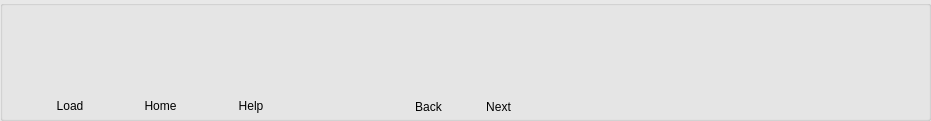
   <widget class="QGroupBox" name="gp_top">
    <property name="geometry">
     <rect>
      <x>-20</x>
      <y>-10</y>
      <width>931</width>
      <height>121</height>
     </rect>
    </property>
    <property name="palette">
     <palette>
      <active>
       <colorrole role="Base">
        <brush brushstyle="SolidPattern">
         <color alpha="255">
          <red>255</red>
          <green>255</green>
          <blue>255</blue>
         </color>
        </brush>
       </colorrole>
       <colorrole role="Window">
        <brush brushstyle="SolidPattern">
         <color alpha="255">
          <red>232</red>
          <green>232</green>
          <blue>232</blue>
         </color>
        </brush>
       </colorrole>
      </active>
      <inactive>
       <colorrole role="Base">
        <brush brushstyle="SolidPattern">
         <color alpha="255">
          <red>255</red>
          <green>255</green>
          <blue>255</blue>
         </color>
        </brush>
       </colorrole>
       <colorrole role="Window">
        <brush brushstyle="SolidPattern">
         <color alpha="255">
          <red>232</red>
          <green>232</green>
          <blue>232</blue>
         </color>
        </brush>
       </colorrole>
      </inactive>
      <disabled>
       <colorrole role="Base">
        <brush brushstyle="SolidPattern">
         <color alpha="255">
          <red>232</red>
          <green>232</green>
          <blue>232</blue>
         </color>
        </brush>
       </colorrole>
       <colorrole role="Window">
        <brush brushstyle="SolidPattern">
         <color alpha="255">
          <red>232</red>
          <green>232</green>
          <blue>232</blue>
         </color>
        </brush>
       </colorrole>
      </disabled>
     </palette>
    </property>
    <property name="autoFillBackground">
     <bool>true</bool>
    </property>
    <property name="title">
     <string/>
    </property>
    <widget class="QFrame" name="frm_logo">
     <property name="geometry">
      <rect>
       <x>759</x>
       <y>20</y>
       <width>141</width>
       <height>91</height>
      </rect>
     </property>
     <property name="styleSheet">
      <string notr="true">border-image: url(:/data/images/logo.png) 0 0 0 0 stretch stretch;
background-color: transparent;
background-repeat: none;
border: none;
color: black;</string>
     </property>
     <property name="frameShape">
      <enum>QFrame::NoFrame</enum>
     </property>
     <property name="frameShadow">
      <enum>QFrame::Plain</enum>
     </property>
    </widget>
    <widget class="QPushButton" name="btn_open_dir">
     <property name="geometry">
      <rect>
       <x>35</x>
       <y>20</y>
       <width>81</width>
       <height>71</height>
      </rect>
     </property>
     <property name="sizePolicy">
      <sizepolicy hsizetype="Minimum" vsizetype="Minimum">
       <horstretch>0</horstretch>
       <verstretch>0</verstretch>
      </sizepolicy>
     </property>
     <property name="autoFillBackground">
      <bool>false</bool>
     </property>
     <property name="styleSheet">
      <string notr="true">QPushButton{
border-image: url(:/data/images/folder_original.png) 0 0 0 0 stretch stretch;
background-color: transparent;
background-repeat: none;
border: none;
color: black;
}
QPushButton:hover{
border-image: url(:/data/images/folder_hover.png) 0 0 0 0 stretch stretch;
background-color: transparent;
background-repeat: none;
border: none;
color: black;
}
QPushButton:pressed{
border-image: url(:/data/images/folder_pressed.png) 0 0 0 0 stretch stretch;
background-color: transparent;
background-repeat: none;
border: none;
color: black;
}</string>
     </property>
     <property name="text">
      <string/>
     </property>
     <property name="autoDefault">
      <bool>true</bool>
     </property>
     <property name="flat">
      <bool>true</bool>
     </property>
    </widget>
    <widget class="QPushButton" name="btn_home">
     <property name="geometry">
      <rect>
       <x>125</x>
       <y>20</y>
       <width>71</width>
       <height>71</height>
      </rect>
     </property>
     <property name="sizePolicy">
      <sizepolicy hsizetype="Minimum" vsizetype="Minimum">
       <horstretch>0</horstretch>
       <verstretch>0</verstretch>
      </sizepolicy>
     </property>
     <property name="autoFillBackground">
      <bool>false</bool>
     </property>
     <property name="styleSheet">
      <string notr="true">QPushButton{
border-image: url(:/data/images/home_original.png) 0 0 0 0 stretch stretch;
background-color: transparent;
background-repeat: none;
border: none;
color: black;
}
QPushButton:hover{
border-image: url(:/data/images/home_hover.png) 0 0 0 0 stretch stretch;
background-color: transparent;
background-repeat: none;
border: none;
color: black;
}
QPushButton:pressed{
border-image: url(:/data/images/home_pressed.png) 0 0 0 0 stretch stretch;
background-color: transparent;
background-repeat: none;
border: none;
color: black;
}</string>
     </property>
     <property name="text">
      <string/>
     </property>
     <property name="autoDefault">
      <bool>true</bool>
     </property>
     <property name="flat">
      <bool>true</bool>
     </property>
    </widget>
    <widget class="QPushButton" name="btn_next">
     <property name="enabled">
      <bool>false</bool>
     </property>
     <property name="geometry">
      <rect>
       <x>448</x>
       <y>0</y>
       <width>111</width>
       <height>111</height>
      </rect>
     </property>
     <property name="sizePolicy">
      <sizepolicy hsizetype="Minimum" vsizetype="Minimum">
       <horstretch>0</horstretch>
       <verstretch>0</verstretch>
      </sizepolicy>
     </property>
     <property name="autoFillBackground">
      <bool>false</bool>
     </property>
     <property name="styleSheet">
      <string notr="true">QPushButton{
border-image: url(:/data/images/next_original.png) 0 0 0 0 stretch stretch;
background-color: transparent;
background-repeat: none;
border: none;
color: black;
}
QPushButton:hover{
border-image: url(:/data/images/next_hover.png) 0 0 0 0 stretch stretch;
background-color: transparent;
background-repeat: none;
border: none;
color: black;
}
QPushButton:pressed{
border-image: url(:/data/images/next_pressed.png) 0 0 0 0 stretch stretch;
background-color: transparent;
background-repeat: none;
border: none;
color: black;
}

QPushButton:disabled {
border-image: url(:/data/images/next_pressed.png) 0 0 0 0 stretch stretch;
background-color: transparent;
background-repeat: none;
border: none;
color: black;
}</string>
     </property>
     <property name="text">
      <string/>
     </property>
     <property name="autoDefault">
      <bool>true</bool>
     </property>
     <property name="flat">
      <bool>true</bool>
     </property>
    </widget>
    <widget class="QPushButton" name="btn_back">
     <property name="enabled">
      <bool>false</bool>
     </property>
     <property name="geometry">
      <rect>
       <x>368</x>
       <y>0</y>
       <width>111</width>
       <height>111</height>
      </rect>
     </property>
     <property name="sizePolicy">
      <sizepolicy hsizetype="Minimum" vsizetype="Minimum">
       <horstretch>0</horstretch>
       <verstretch>0</verstretch>
      </sizepolicy>
     </property>
     <property name="autoFillBackground">
      <bool>false</bool>
     </property>
     <property name="styleSheet">
      <string notr="true">QPushButton{
border-image: url(:/data/images/back_original.png) 0 0 0 0 stretch stretch;
background-color: transparent;
background-repeat: none;
border: none;
color: black;
}
QPushButton:hover{
border-image: url(:/data/images/back_hover.png) 0 0 0 0 stretch stretch;
background-color: transparent;
background-repeat: none;
border: none;
color: black;
}
QPushButton:pressed{
border-image: url(:/data/images/back_pressed.png) 0 0 0 0 stretch stretch;
background-color: transparent;
background-repeat: none;
border: none;
color: black;
}

QPushButton:disabled {
border-image: url(:/data/images/back_pressed.png) 0 0 0 0 stretch stretch;
background-color: transparent;
background-repeat: none;
border: none;
color: black;
}</string>
     </property>
     <property name="text">
      <string/>
     </property>
     <property name="autoDefault">
      <bool>true</bool>
     </property>
     <property name="flat">
      <bool>true</bool>
     </property>
    </widget>
    <widget class="QPushButton" name="btn_home_2">
     <property name="geometry">
      <rect>
       <x>215</x>
       <y>20</y>
       <width>71</width>
       <height>71</height>
      </rect>
     </property>
     <property name="sizePolicy">
      <sizepolicy hsizetype="Minimum" vsizetype="Minimum">
       <horstretch>0</horstretch>
       <verstretch>0</verstretch>
      </sizepolicy>
     </property>
     <property name="autoFillBackground">
      <bool>false</bool>
     </property>
     <property name="styleSheet">
      <string notr="true">QPushButton{
border-image: url(:/data/images/help_original.png) 0 0 0 0 stretch stretch;
background-color: transparent;
background-repeat: none;
border: none;
color: black;
}
QPushButton:hover{
border-image: url(:/data/images/help_hover.png) 0 0 0 0 stretch stretch;
background-color: transparent;
background-repeat: none;
border: none;
color: black;
}
QPushButton:pressed{
border-image: url(:/data/images/help_pressed.png) 0 0 0 0 stretch stretch;
background-color: transparent;
background-repeat: none;
border: none;
color: black;
}</string>
     </property>
     <property name="text">
      <string/>
     </property>
     <property name="autoDefault">
      <bool>true</bool>
     </property>
     <property name="flat">
      <bool>true</bool>
     </property>
    </widget>
    <widget class="QLabel" name="label_12">
     <property name="geometry">
      <rect>
       <x>405</x>
       <y>100</y>
       <width>47</width>
       <height>13</height>
      </rect>
     </property>
     <property name="text">
      <string>Back</string>
     </property>
     <property name="alignment">
      <set>Qt::AlignCenter</set>
     </property>
    </widget>
    <widget class="QLabel" name="label_13">
     <property name="geometry">
      <rect>
       <x>475</x>
       <y>100</y>
       <width>47</width>
       <height>13</height>
      </rect>
     </property>
     <property name="text">
      <string>Next</string>
     </property>
     <property name="alignment">
      <set>Qt::AlignCenter</set>
     </property>
    </widget>
    <widget class="QWidget" name="layoutWidget">
     <property name="geometry">
      <rect>
       <x>40</x>
       <y>98</y>
       <width>241</width>
       <height>16</height>
      </rect>
     </property>
     <layout class="QHBoxLayout" name="horizontalLayout_5">
      <property name="spacing">
       <number>30</number>
      </property>
      <item>
       <widget class="QLabel" name="label_9">
        <property name="text">
         <string>Load</string>
        </property>
        <property name="alignment">
         <set>Qt::AlignCenter</set>
        </property>
       </widget>
      </item>
      <item>
       <widget class="QLabel" name="label_10">
        <property name="text">
         <string>Home</string>
        </property>
        <property name="alignment">
         <set>Qt::AlignCenter</set>
        </property>
       </widget>
      </item>
      <item>
       <widget class="QLabel" name="label_11">
        <property name="text">
         <string>Help</string>
        </property>
        <property name="alignment">
         <set>Qt::AlignCenter</set>
        </property>
       </widget>
      </item>
     </layout>
    </widget>
    <widget class="QGroupBox" name="gp_top_2">
     <property name="geometry">
      <rect>
       <x>0</x>
       <y>0</y>
       <width>931</width>
       <height>121</height>
      </rect>
     </property>
     <property name="palette">
      <palette>
       <active>
        <colorrole role="Base">
         <brush brushstyle="SolidPattern">
          <color alpha="255">
           <red>255</red>
           <green>255</green>
           <blue>255</blue>
          </color>
         </brush>
        </colorrole>
        <colorrole role="Window">
         <brush brushstyle="SolidPattern">
          <color alpha="255">
           <red>232</red>
           <green>232</green>
           <blue>232</blue>
          </color>
         </brush>
        </colorrole>
       </active>
       <inactive>
        <colorrole role="Base">
         <brush brushstyle="SolidPattern">
          <color alpha="255">
           <red>255</red>
           <green>255</green>
           <blue>255</blue>
          </color>
         </brush>
        </colorrole>
        <colorrole role="Window">
         <brush brushstyle="SolidPattern">
          <color alpha="255">
           <red>232</red>
           <green>232</green>
           <blue>232</blue>
          </color>
         </brush>
        </colorrole>
       </inactive>
       <disabled>
        <colorrole role="Base">
         <brush brushstyle="SolidPattern">
          <color alpha="255">
           <red>232</red>
           <green>232</green>
           <blue>232</blue>
          </color>
         </brush>
        </colorrole>
        <colorrole role="Window">
         <brush brushstyle="SolidPattern">
          <color alpha="255">
           <red>232</red>
           <green>232</green>
           <blue>232</blue>
          </color>
         </brush>
        </colorrole>
       </disabled>
      </palette>
     </property>
     <property name="autoFillBackground">
      <bool>true</bool>
     </property>
     <property name="title">
      <string/>
     </property>
     <widget class="QFrame" name="frm_logo_2">
      <property name="geometry">
       <rect>
        <x>759</x>
        <y>20</y>
        <width>141</width>
        <height>91</height>
       </rect>
      </property>
      <property name="styleSheet">
       <string notr="true">border-image: url(:/data/images/logo.png) 0 0 0 0 stretch stretch;
background-color: transparent;
background-repeat: none;
border: none;
color: black;</string>
      </property>
      <property name="frameShape">
       <enum>QFrame::NoFrame</enum>
      </property>
      <property name="frameShadow">
       <enum>QFrame::Plain</enum>
      </property>
     </widget>
     <widget class="QPushButton" name="btn_open_dir_2">
      <property name="geometry">
       <rect>
        <x>35</x>
        <y>20</y>
        <width>81</width>
        <height>71</height>
       </rect>
      </property>
      <property name="sizePolicy">
       <sizepolicy hsizetype="Minimum" vsizetype="Minimum">
        <horstretch>0</horstretch>
        <verstretch>0</verstretch>
       </sizepolicy>
      </property>
      <property name="autoFillBackground">
       <bool>false</bool>
      </property>
      <property name="styleSheet">
       <string notr="true">QPushButton{
border-image: url(:/data/images/folder_original.png) 0 0 0 0 stretch stretch;
background-color: transparent;
background-repeat: none;
border: none;
color: black;
}
QPushButton:hover{
border-image: url(:/data/images/folder_hover.png) 0 0 0 0 stretch stretch;
background-color: transparent;
background-repeat: none;
border: none;
color: black;
}
QPushButton:pressed{
border-image: url(:/data/images/folder_pressed.png) 0 0 0 0 stretch stretch;
background-color: transparent;
background-repeat: none;
border: none;
color: black;
}</string>
      </property>
      <property name="text">
       <string/>
      </property>
      <property name="autoDefault">
       <bool>true</bool>
      </property>
      <property name="flat">
       <bool>true</bool>
      </property>
     </widget>
     <widget class="QPushButton" name="btn_home_3">
      <property name="geometry">
       <rect>
        <x>125</x>
        <y>20</y>
        <width>71</width>
        <height>71</height>
       </rect>
      </property>
      <property name="sizePolicy">
       <sizepolicy hsizetype="Minimum" vsizetype="Minimum">
        <horstretch>0</horstretch>
        <verstretch>0</verstretch>
       </sizepolicy>
      </property>
      <property name="autoFillBackground">
       <bool>false</bool>
      </property>
      <property name="styleSheet">
       <string notr="true">QPushButton{
border-image: url(:/data/images/home_original.png) 0 0 0 0 stretch stretch;
background-color: transparent;
background-repeat: none;
border: none;
color: black;
}
QPushButton:hover{
border-image: url(:/data/images/home_hover.png) 0 0 0 0 stretch stretch;
background-color: transparent;
background-repeat: none;
border: none;
color: black;
}
QPushButton:pressed{
border-image: url(:/data/images/home_pressed.png) 0 0 0 0 stretch stretch;
background-color: transparent;
background-repeat: none;
border: none;
color: black;
}</string>
      </property>
      <property name="text">
       <string/>
      </property>
      <property name="autoDefault">
       <bool>true</bool>
      </property>
      <property name="flat">
       <bool>true</bool>
      </property>
     </widget>
     <widget class="QPushButton" name="btn_next_2">
      <property name="enabled">
       <bool>false</bool>
      </property>
      <property name="geometry">
       <rect>
        <x>448</x>
        <y>0</y>
        <width>111</width>
        <height>111</height>
       </rect>
      </property>
      <property name="sizePolicy">
       <sizepolicy hsizetype="Minimum" vsizetype="Minimum">
        <horstretch>0</horstretch>
        <verstretch>0</verstretch>
       </sizepolicy>
      </property>
      <property name="autoFillBackground">
       <bool>false</bool>
      </property>
      <property name="styleSheet">
       <string notr="true">QPushButton{
border-image: url(:/data/images/next_original.png) 0 0 0 0 stretch stretch;
background-color: transparent;
background-repeat: none;
border: none;
color: black;
}
QPushButton:hover{
border-image: url(:/data/images/next_hover.png) 0 0 0 0 stretch stretch;
background-color: transparent;
background-repeat: none;
border: none;
color: black;
}
QPushButton:pressed{
border-image: url(:/data/images/next_pressed.png) 0 0 0 0 stretch stretch;
background-color: transparent;
background-repeat: none;
border: none;
color: black;
}

QPushButton:disabled {
border-image: url(:/data/images/next_pressed.png) 0 0 0 0 stretch stretch;
background-color: transparent;
background-repeat: none;
border: none;
color: black;
}</string>
      </property>
      <property name="text">
       <string/>
      </property>
      <property name="autoDefault">
       <bool>true</bool>
      </property>
      <property name="flat">
       <bool>true</bool>
      </property>
     </widget>
     <widget class="QPushButton" name="btn_back_2">
      <property name="enabled">
       <bool>false</bool>
      </property>
      <property name="geometry">
       <rect>
        <x>368</x>
        <y>0</y>
        <width>111</width>
        <height>111</height>
       </rect>
      </property>
      <property name="sizePolicy">
       <sizepolicy hsizetype="Minimum" vsizetype="Minimum">
        <horstretch>0</horstretch>
        <verstretch>0</verstretch>
       </sizepolicy>
      </property>
      <property name="autoFillBackground">
       <bool>false</bool>
      </property>
      <property name="styleSheet">
       <string notr="true">QPushButton{
border-image: url(:/data/images/back_original.png) 0 0 0 0 stretch stretch;
background-color: transparent;
background-repeat: none;
border: none;
color: black;
}
QPushButton:hover{
border-image: url(:/data/images/back_hover.png) 0 0 0 0 stretch stretch;
background-color: transparent;
background-repeat: none;
border: none;
color: black;
}
QPushButton:pressed{
border-image: url(:/data/images/back_pressed.png) 0 0 0 0 stretch stretch;
background-color: transparent;
background-repeat: none;
border: none;
color: black;
}

QPushButton:disabled {
border-image: url(:/data/images/back_pressed.png) 0 0 0 0 stretch stretch;
background-color: transparent;
background-repeat: none;
border: none;
color: black;
}</string>
      </property>
      <property name="text">
       <string/>
      </property>
      <property name="autoDefault">
       <bool>true</bool>
      </property>
      <property name="flat">
       <bool>true</bool>
      </property>
     </widget>
     <widget class="QPushButton" name="btn_home_4">
      <property name="geometry">
       <rect>
        <x>215</x>
        <y>20</y>
        <width>71</width>
        <height>71</height>
       </rect>
      </property>
      <property name="sizePolicy">
       <sizepolicy hsizetype="Minimum" vsizetype="Minimum">
        <horstretch>0</horstretch>
        <verstretch>0</verstretch>
       </sizepolicy>
      </property>
      <property name="autoFillBackground">
       <bool>false</bool>
      </property>
      <property name="styleSheet">
       <string notr="true">QPushButton{
border-image: url(:/data/images/help_original.png) 0 0 0 0 stretch stretch;
background-color: transparent;
background-repeat: none;
border: none;
color: black;
}
QPushButton:hover{
border-image: url(:/data/images/help_hover.png) 0 0 0 0 stretch stretch;
background-color: transparent;
background-repeat: none;
border: none;
color: black;
}
QPushButton:pressed{
border-image: url(:/data/images/help_pressed.png) 0 0 0 0 stretch stretch;
background-color: transparent;
background-repeat: none;
border: none;
color: black;
}</string>
      </property>
      <property name="text">
       <string/>
      </property>
      <property name="autoDefault">
       <bool>true</bool>
      </property>
      <property name="flat">
       <bool>true</bool>
      </property>
     </widget>
     <widget class="QLabel" name="label_back">
      <property name="geometry">
       <rect>
        <x>405</x>
        <y>100</y>
        <width>47</width>
        <height>13</height>
       </rect>
      </property>
      <property name="text">
       <string>Back</string>
      </property>
      <property name="alignment">
       <set>Qt::AlignCenter</set>
      </property>
     </widget>
     <widget class="QLabel" name="label_next">
      <property name="geometry">
       <rect>
        <x>475</x>
        <y>100</y>
        <width>47</width>
        <height>13</height>
       </rect>
      </property>
      <property name="text">
       <string>Next</string>
      </property>
      <property name="alignment">
       <set>Qt::AlignCenter</set>
      </property>
     </widget>
     <widget class="QWidget" name="layoutWidget_2">
      <property name="geometry">
       <rect>
        <x>40</x>
        <y>98</y>
        <width>241</width>
        <height>16</height>
       </rect>
      </property>
      <layout class="QHBoxLayout" name="horizontalLayout_6">
       <property name="spacing">
        <number>30</number>
       </property>
       <item>
        <widget class="QLabel" name="label_load">
         <property name="text">
          <string>Load</string>
         </property>
         <property name="alignment">
          <set>Qt::AlignCenter</set>
         </property>
        </widget>
       </item>
       <item>
        <widget class="QLabel" name="label_home">
         <property name="text">
          <string>Home</string>
         </property>
         <property name="alignment">
          <set>Qt::AlignCenter</set>
         </property>
        </widget>
       </item>
       <item>
        <widget class="QLabel" name="label_help">
         <property name="text">
          <string>Help</string>
         </property>
         <property name="alignment">
          <set>Qt::AlignCenter</set>
         </property>
        </widget>
       </item>
      </layout>
     </widget>
    </widget>
    <zorder>layoutWidget</zorder>
    <zorder>frm_logo</zorder>
    <zorder>btn_open_dir</zorder>
    <zorder>btn_home</zorder>
    <zorder>btn_next</zorder>
    <zorder>btn_back</zorder>
    <zorder>btn_home_2</zorder>
    <zorder>label_12</zorder>
    <zorder>label_13</zorder>
    <zorder>gp_top_2</zorder>
   </widget>
